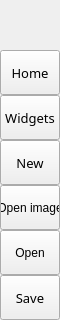
        <widget class="QFrame" name="leftMenuBg">
         <property name="minimumSize">
          <size>
           <width>60</width>
           <height>0</height>
          </size>
         </property>
         <property name="maximumSize">
          <size>
           <width>0</width>
           <height>16777215</height>
          </size>
         </property>
         <property name="frameShape">
          <enum>QFrame::NoFrame</enum>
         </property>
         <property name="frameShadow">
          <enum>QFrame::Raised</enum>
         </property>
         <layout class="QVBoxLayout" name="verticalLayout_3">
          <property name="spacing">
           <number>0</number>
          </property>
          <property name="leftMargin">
           <number>0</number>
          </property>
          <property name="topMargin">
           <number>0</number>
          </property>
          <property name="rightMargin">
           <number>0</number>
          </property>
          <property name="bottomMargin">
           <number>0</number>
          </property>
          <item>
           <widget class="QFrame" name="topLogoInfo">
            <property name="minimumSize">
             <size>
              <width>0</width>
              <height>50</height>
             </size>
            </property>
            <property name="maximumSize">
             <size>
              <width>16777215</width>
              <height>50</height>
             </size>
            </property>
            <property name="frameShape">
             <enum>QFrame::NoFrame</enum>
            </property>
            <property name="frameShadow">
             <enum>QFrame::Raised</enum>
            </property>
            <widget class="QFrame" name="topLogo">
             <property name="geometry">
              <rect>
               <x>10</x>
               <y>5</y>
               <width>42</width>
               <height>42</height>
              </rect>
             </property>
             <property name="minimumSize">
              <size>
               <width>42</width>
               <height>42</height>
              </size>
             </property>
             <property name="maximumSize">
              <size>
               <width>42</width>
               <height>42</height>
              </size>
             </property>
             <property name="frameShape">
              <enum>QFrame::NoFrame</enum>
             </property>
             <property name="frameShadow">
              <enum>QFrame::Raised</enum>
             </property>
            </widget>
            <widget class="QLabel" name="titleLeftApp">
             <property name="geometry">
              <rect>
               <x>70</x>
               <y>8</y>
               <width>160</width>
               <height>20</height>
              </rect>
             </property>
             <property name="font">
              <font>
               <family>sans-serif Semibold</family>
               <pointsize>12</pointsize>
               <weight>8</weight>
               <italic>false</italic>
               <bold>false</bold>
              </font>
             </property>
             <property name="text">
              <string>Beamdiameter</string>
             </property>
             <property name="alignment">
              <set>Qt::AlignLeading|Qt::AlignLeft|Qt::AlignTop</set>
             </property>
            </widget>
            <widget class="QLabel" name="titleLeftDescription">
             <property name="geometry">
              <rect>
               <x>70</x>
               <y>27</y>
               <width>160</width>
               <height>16</height>
              </rect>
             </property>
             <property name="maximumSize">
              <size>
               <width>16777215</width>
               <height>16</height>
              </size>
             </property>
             <property name="font">
              <font>
               <family>sans-serif</family>
               <pointsize>8</pointsize>
               <weight>50</weight>
               <italic>false</italic>
               <bold>false</bold>
              </font>
             </property>
             <property name="text">
              <string>version 1.0.0</string>
             </property>
             <property name="alignment">
              <set>Qt::AlignLeading|Qt::AlignLeft|Qt::AlignTop</set>
             </property>
            </widget>
           </widget>
          </item>
          <item>
           <widget class="QFrame" name="leftMenuFrame">
            <property name="frameShape">
             <enum>QFrame::NoFrame</enum>
            </property>
            <property name="frameShadow">
             <enum>QFrame::Raised</enum>
            </property>
            <layout class="QVBoxLayout" name="verticalMenuLayout">
             <property name="spacing">
              <number>0</number>
             </property>
             <property name="leftMargin">
              <number>0</number>
             </property>
             <property name="topMargin">
              <number>0</number>
             </property>
             <property name="rightMargin">
              <number>0</number>
             </property>
             <property name="bottomMargin">
              <number>0</number>
             </property>
             <item alignment="Qt::AlignTop">
              <widget class="QFrame" name="topMenu">
               <property name="frameShape">
                <enum>QFrame::NoFrame</enum>
               </property>
               <property name="frameShadow">
                <enum>QFrame::Raised</enum>
               </property>
               <layout class="QVBoxLayout" name="verticalLayout_8">
                <property name="spacing">
                 <number>0</number>
                </property>
                <property name="leftMargin">
                 <number>0</number>
                </property>
                <property name="topMargin">
                 <number>0</number>
                </property>
                <property name="rightMargin">
                 <number>0</number>
                </property>
                <property name="bottomMargin">
                 <number>0</number>
                </property>
                <item>
                 <widget class="QPushButton" name="btn_home">
                  <property name="sizePolicy">
                   <sizepolicy hsizetype="Expanding" vsizetype="Fixed">
                    <horstretch>0</horstretch>
                    <verstretch>0</verstretch>
                   </sizepolicy>
                  </property>
                  <property name="minimumSize">
                   <size>
                    <width>0</width>
                    <height>45</height>
                   </size>
                  </property>
                  <property name="font">
                   <font>
                    <family>sans-serif</family>
                    <pointsize>10</pointsize>
                    <weight>50</weight>
                    <italic>false</italic>
                    <bold>false</bold>
                   </font>
                  </property>
                  <property name="cursor">
                   <cursorShape>PointingHandCursor</cursorShape>
                  </property>
                  <property name="toolTip">
                   <string>Home</string>
                  </property>
                  <property name="layoutDirection">
                   <enum>Qt::LeftToRight</enum>
                  </property>
                  <property name="styleSheet">
                   <string notr="true">background-image: url(:/icons/images/icons/cil-home.png);</string>
                  </property>
                  <property name="text">
                   <string>Home</string>
                  </property>
                 </widget>
                </item>
                <item>
                 <widget class="QPushButton" name="btn_widgets">
                  <property name="sizePolicy">
                   <sizepolicy hsizetype="Expanding" vsizetype="Fixed">
                    <horstretch>0</horstretch>
                    <verstretch>0</verstretch>
                   </sizepolicy>
                  </property>
                  <property name="minimumSize">
                   <size>
                    <width>0</width>
                    <height>45</height>
                   </size>
                  </property>
                  <property name="font">
                   <font>
                    <family>sans-serif</family>
                    <pointsize>10</pointsize>
                    <weight>50</weight>
                    <italic>false</italic>
                    <bold>false</bold>
                   </font>
                  </property>
                  <property name="cursor">
                   <cursorShape>PointingHandCursor</cursorShape>
                  </property>
                  <property name="toolTip">
                   <string>Parameters</string>
                  </property>
                  <property name="layoutDirection">
                   <enum>Qt::LeftToRight</enum>
                  </property>
                  <property name="styleSheet">
                   <string notr="true">background-image: url(:/icons/images/icons/cil-camera-roll.png);
</string>
                  </property>
                  <property name="text">
                   <string>Widgets</string>
                  </property>
                 </widget>
                </item>
                <item>
                 <widget class="QPushButton" name="btn_play">
                  <property name="sizePolicy">
                   <sizepolicy hsizetype="Expanding" vsizetype="Fixed">
                    <horstretch>0</horstretch>
                    <verstretch>0</verstretch>
                   </sizepolicy>
                  </property>
                  <property name="minimumSize">
                   <size>
                    <width>0</width>
                    <height>45</height>
                   </size>
                  </property>
                  <property name="font">
                   <font>
                    <family>sans-serif</family>
                    <pointsize>10</pointsize>
                    <weight>50</weight>
                    <italic>false</italic>
                    <bold>false</bold>
                   </font>
                  </property>
                  <property name="cursor">
                   <cursorShape>PointingHandCursor</cursorShape>
                  </property>
                  <property name="toolTip">
                   <string>Play</string>
                  </property>
                  <property name="layoutDirection">
                   <enum>Qt::LeftToRight</enum>
                  </property>
                  <property name="styleSheet">
                   <string notr="true">background-image: url(:/icons/images/icons/cil-media-pause.png);
</string>
                  </property>
                  <property name="text">
                   <string>New</string>
                  </property>
                 </widget>
                </item>
                <item>
                 <widget class="QPushButton" name="btn_openimage">
                  <property name="minimumSize">
                   <size>
                    <width>0</width>
                    <height>45</height>
                   </size>
                  </property>
                  <property name="toolTip">
                   <string>Open image</string>
                  </property>
                  <property name="styleSheet">
                   <string notr="true">background-image: url(:/icons/images/icons/cil-image-plus.png)
</string>
                  </property>
                  <property name="text">
                   <string>Open image</string>
                  </property>
                 </widget>
                </item>
                <item>
                 <widget class="QPushButton" name="btn_open">
                  <property name="minimumSize">
                   <size>
                    <width>0</width>
                    <height>45</height>
                   </size>
                  </property>
                  <property name="toolTip">
                   <string>Open</string>
                  </property>
                  <property name="styleSheet">
                   <string notr="true">background-image: url(:/icons/images/icons/cil-folder.png)</string>
                  </property>
                  <property name="text">
                   <string>Open</string>
                  </property>
                 </widget>
                </item>
                <item>
                 <widget class="QPushButton" name="btn_save">
                  <property name="sizePolicy">
                   <sizepolicy hsizetype="Expanding" vsizetype="Fixed">
                    <horstretch>0</horstretch>
                    <verstretch>0</verstretch>
                   </sizepolicy>
                  </property>
                  <property name="minimumSize">
                   <size>
                    <width>0</width>
                    <height>45</height>
                   </size>
                  </property>
                  <property name="font">
                   <font>
                    <family>sans-serif</family>
                    <pointsize>10</pointsize>
                    <weight>50</weight>
                    <italic>false</italic>
                    <bold>false</bold>
                   </font>
                  </property>
                  <property name="cursor">
                   <cursorShape>PointingHandCursor</cursorShape>
                  </property>
                  <property name="toolTip">
                   <string>Save</string>
                  </property>
                  <property name="layoutDirection">
                   <enum>Qt::LeftToRight</enum>
                  </property>
                  <property name="styleSheet">
                   <string notr="true">background-image: url(:/icons/images/icons/cil-save.png)</string>
                  </property>
                  <property name="text">
                   <string>Save</string>
                  </property>
                 </widget>
                </item>
               </layout>
              </widget>
             </item>
             <item alignment="Qt::AlignBottom">
              <widget class="QFrame" name="bottomMenu">
               <property name="frameShape">
                <enum>QFrame::NoFrame</enum>
               </property>
               <property name="frameShadow">
                <enum>QFrame::Raised</enum>
               </property>
               <layout class="QVBoxLayout" name="verticalLayout_9">
                <property name="spacing">
                 <number>0</number>
                </property>
                <property name="leftMargin">
                 <number>0</number>
                </property>
                <property name="topMargin">
                 <number>0</number>
                </property>
                <property name="rightMargin">
                 <number>0</number>
                </property>
                <property name="bottomMargin">
                 <number>0</number>
                </property>
               </layout>
              </widget>
             </item>
            </layout>
           </widget>
          </item>
         </layout>
        </widget>
